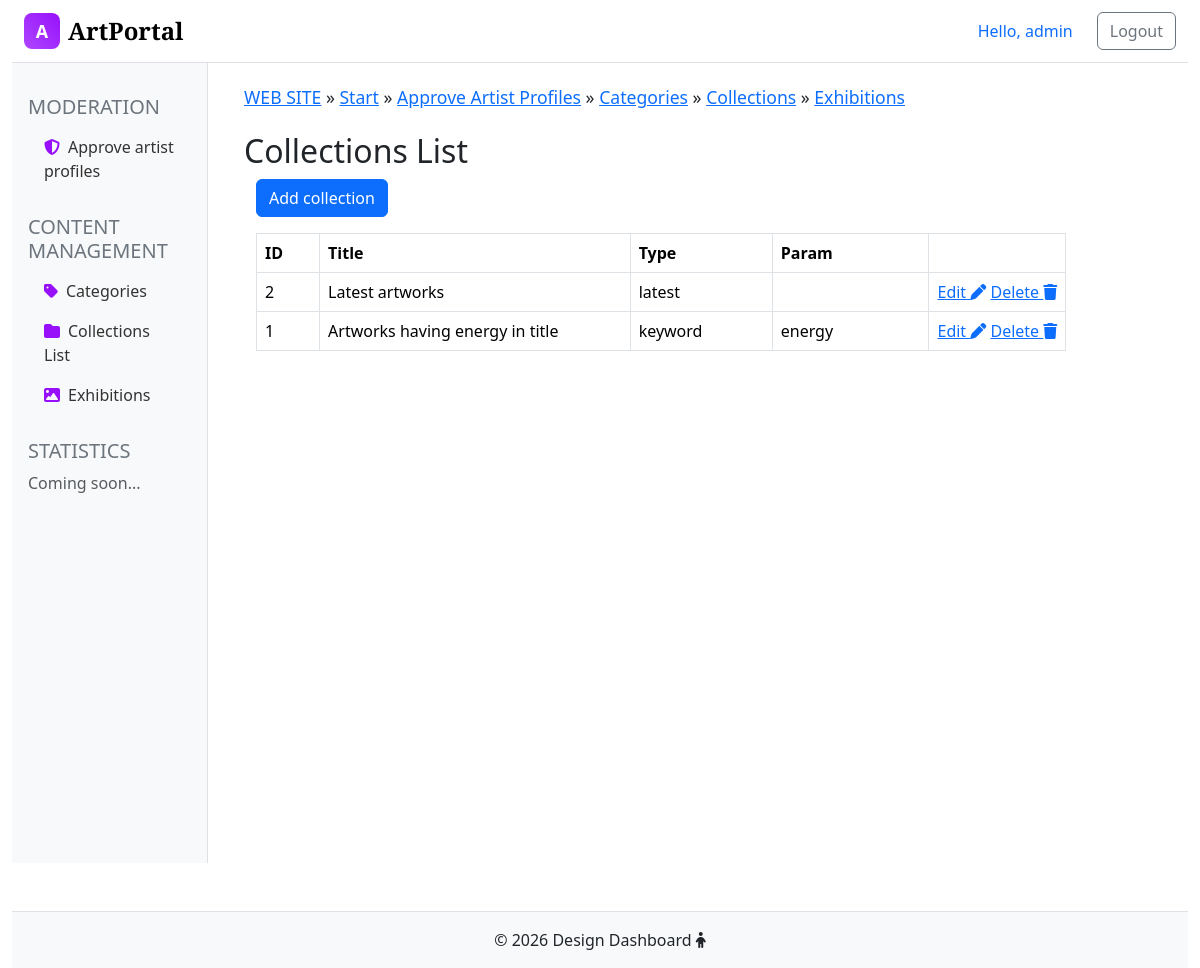
The page /admin/collections (signed in) on the database as committed earlier.
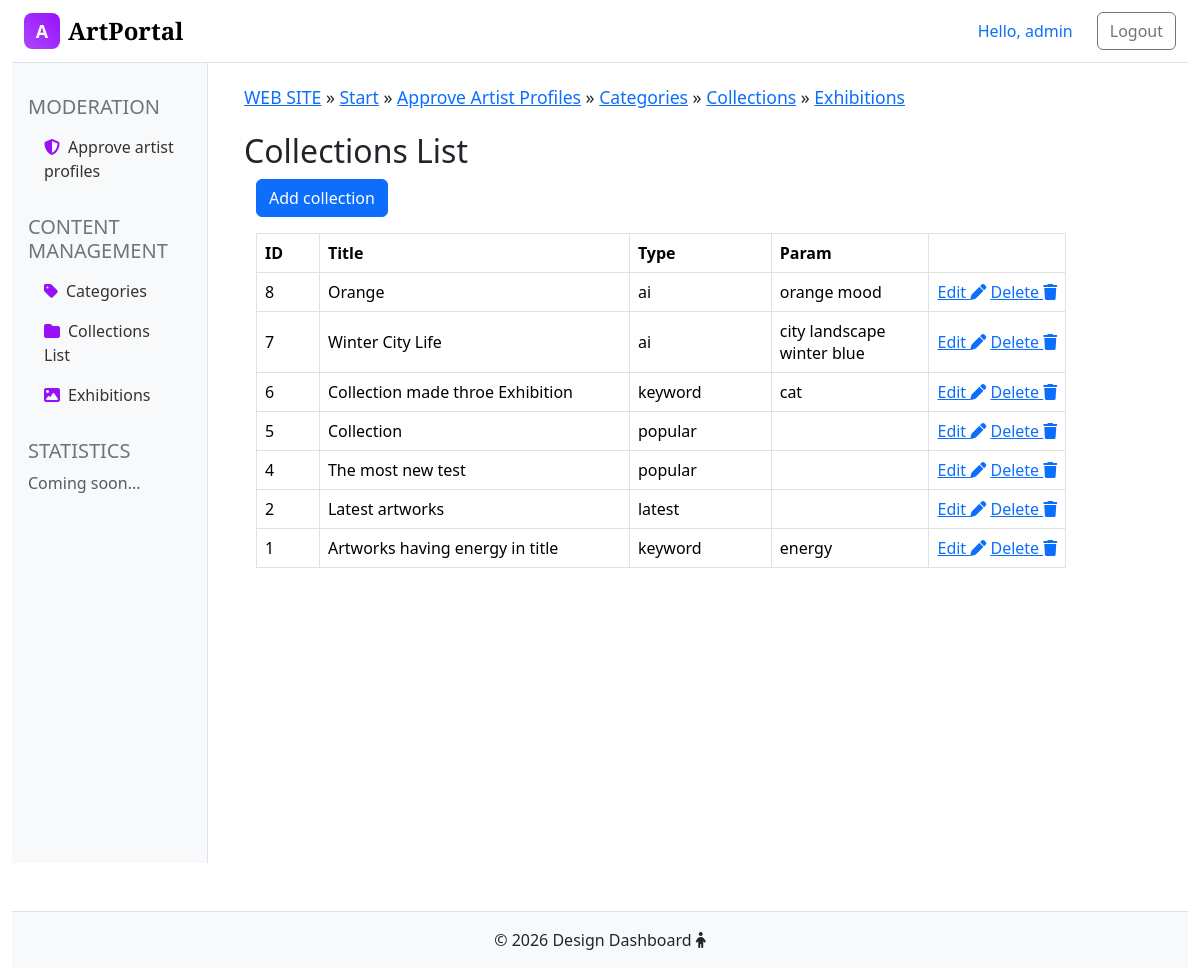
The same page on the database as committed later.
### tables this page shows
CREATE TABLE `collections` (
  `id` int(11) NOT NULL,
  `title` varchar(255) NOT NULL,
  `type` enum('keyword','category','latest','random','popular','ai') NOT NULL,
  `param` varchar(100) DEFAULT NULL COMMENT 'filter parameter'
);

### admin/controllers/Admin/CollectionController.php (called while the page is built, shortened)
<?php
class CollectionController {
    public static function collectionsList() {
        $arr = Collections::getCollectionsList();
        include_once 'views/collections-list.php';
    }
}

### admin/index.php (called while the page is built, shortened)
<?php
require_once '../config/Database.php';
include_once("../models/Collections.php");
include_once("controllers/Admin/CollectionController.php");
include('routes/routing.php');

### models/Collections.php (called while the page is built, shortened)
<?php
class Collections {
    public static function getCollectionsList() {
        $sql = "SELECT * FROM collections ORDER BY id DESC";
        $db = new Database();
        return $db->getAll($sql);
    }
}

### config/Database.php (called while the page is built, shortened)
<?php
class Database {
    private $conn;
    private $host;
    private $user;
    private $password;
    private $baseName;
    function __construct() {
        $this->host = $_ENV['DB_HOST'] ?? 'localhost';
        $this->user = $_ENV['DB_USER'] ?? 'root';
        $this->password = $_ENV['DB_PASSWORD'] ?? '';
        $this->baseName = $_ENV['DB_NAME'] ?? 'art_portal';
    }
    function connect() {
        if (!$this->conn) {
            try {
                $this->conn = new PDO('mysql:host='.$this->host.';dbname='.$this->baseName.';charset=utf8mb4',
                $this->user,
                $this->password,
                );
                $this->conn->setAttribute(PDO::ATTR_ERRMODE, PDO::ERRMODE_EXCEPTION);
            }
            catch (PDOException $e) {
                error_log('Database connection error: ' . $e->getMessage());
                throw new Exception('Database connection error');
            }
        }
        return $this->conn;
    }
    function getAll($query, $params = []) {
        try {
            $stmt = $this->conn->prepare($query);
        $stmt->execute($params);
        $stmt->setFetchMode(PDO::FETCH_ASSOC);
        $response = $stmt->fetchAll();
        return $response;
        } catch (PDOException $e) {
            error_log('Database query error: ' . $e->getMessage());
            throw new Exception('Database operation failed');
        }
    }
}

### admin/views/collections-list.php (the view, shortened to what this page needs)
<h2>Collections List</h2>
<div class="container" style="min-height:400px;">
    <div class="mb-3">
        <a class="btn btn-primary" href="create-collection" role="button">Add collection</a>
    </div>
    <div class="col-md-11">
        <div class="table-responsive">
            <table class="table table-bordered align-middle">
                <tr>
                    <th width="8%">ID</th>
                    <th width="40%">Title</th>
                    <th width="18%">Type</th>
                    <th width="20%">Param</th>
                    <th width="14%"></th>
                </tr>
                <?php if (!empty($arr)): ?>
                    <?php foreach ($arr as $row): ?>
                        <tr>
                            <td><?php echo htmlspecialchars((string)$row['id'], ENT_QUOTES, 'UTF-8'); ?></td>
                            <td><?php echo htmlspecialchars($row['title'] ?? '', ENT_QUOTES, 'UTF-8'); ?></td>
                            <td><?php echo htmlspecialchars($row['type'] ?? '', ENT_QUOTES, 'UTF-8'); ?></td>
                            <td><?php echo htmlspecialchars($row['param'] ?? '', ENT_QUOTES, 'UTF-8'); ?></td>
                            <td class="text-nowrap">
                                <a href="edit-collection?id=<?php echo (int)$row['id']; ?>">Edit <i class="fa fa-pen" aria-hidden="true"></i></a>
                                <a href="delete-collection?id=<?php echo (int)$row['id']; ?>">Delete <i class="fa fa-trash" aria-hidden="true"></i></a>
                            </td>
                        </tr>
                    <?php endforeach; ?>
                <?php else: ?>
                    <tr>
                        <td colspan="5" class="text-center text-muted py-4">No collections found.</td>
                    </tr>
                <?php endif; ?>
            </table>
        </div>
    </div>
</div>
<?php $content = ob_get_clean(); ?>
<?php include "views/templates/layout.php"; ?>

### admin/routes/routing.php
<?php
$host = explode('?', $_SERVER['REQUEST_URI'])[0];
$num=substr_count($host, '/');
$path = explode('/',$host)[$num];
if ($path == '' || $path == 'startAdmin' || $path == 'admin' || $path == 'index.php') {
    $response = HomeController::startAdminPanel();
}
elseif ($path == 'logout') {
    header('Location: /artportal/logout');
    exit;
}
elseif($path == 'categories') {
    $response = CategoryController::categoryList();
}
elseif($path == 'collections') {
    $response = CollectionController::collectionsList();
}
elseif ($path == 'create-collection') {
    $response = CollectionController::create();
}
elseif ($path == 'store-collection') {
    $response = CollectionController::store();
}
elseif ($path == 'edit-collection' && isset($_GET['id'])) {
    $response = CollectionController::edit($_GET['id']);
}
elseif ($path == 'result-edit-collection' && isset($_GET['id'])) {
    $response = CollectionController::update($_GET['id']);
}
elseif ($path == 'delete-collection' && isset($_GET['id'])) {
    $response = CollectionController::delete($_GET['id']);
}
elseif ($path == 'result-delete-collection' && isset($_GET['id'])) {
    $response = CollectionController::destroy($_GET['id']);
}
elseif ($path == 'store-collection-ajax') {
    CollectionController::storeAjax();
}
elseif ($path == 'exhibitions') {
    $response = ExhibitionController::exhibitionsList();
}
elseif ($path == 'create-exhibition') {
    $response = ExhibitionController::create();
}
elseif ($path == 'store-exhibition') {
    $response = ExhibitionController::store();
}
elseif ($path == 'edit-exhibition' && isset($_GET['id'])) {
    $response = ExhibitionController::edit($_GET['id']);
}
elseif ($path == 'result-edit-exhibition' && isset($_GET['id'])) {
    $response = ExhibitionController::update($_GET['id']);
}
elseif ($path == 'delete-exhibition' && isset($_GET['id'])) {
    $response = ExhibitionController::delete($_GET['id']);
}
elseif ($path == 'result-delete-exhibition' && isset($_GET['id'])) {
    $response = ExhibitionController::destroy($_GET['id']);
}
elseif ($path == 'create-category') {
    $response = CategoryController::create();
}
elseif ($path == 'store-category') {
    $response = CategoryController::store();
}
elseif ($path =='edit-category' && isset($_GET['id'])) {
    $response = CategoryController::edit($_GET['id']);
}
elseif ($path == 'result-edit-category' && isset($_GET['id'])) {
    $response = CategoryController::update($_GET['id']);
}
elseif ($path =='delete-category' && isset($_GET['id'])) {
    $response = CategoryController::delete($_GET['id']);
}
elseif ($path == 'result-delete-category' && isset($_GET['id'])) {
    $response = CategoryController::destroy($_GET['id']);
}
elseif ($path == 'moderation-artists') {
    $response = ModerationController::pendingList();
}
elseif ($path == 'moderation-artist' && isset($_GET['id'])) {
    $response = ModerationController::viewProfile($_GET['id']);
}
elseif ($path == 'approve-artist' && isset($_GET['id'])) {
    $response = ModerationController::approve($_GET['id']);
}
elseif ($path == 'reject-artist' && isset($_GET['id'])) {
    $response = ModerationController::reject($_GET['id']);
}
elseif ($path=='paintingDel' && isset($_GET['id'])) {
    $response=controllerAdminPaintings::paintingDeleteForm($_GET['id']);
}
elseif ($path == 'paintingDelResult' && isset($_GET['id'])) {
    $response = controllerAdminPaintings::paintingDeleteResult($_GET['id']);
}
elseif ($path == 'add') {
    $response = controllerAdminPaintings::paintingAddForm();
}
elseif ($path == 'paintingAddResult') {
    $response = controllerAdminPaintings::paintingAddResult();
}
elseif ($path =='paintingEdit' && isset($_GET['id'])) {
    $response = controllerAdminPaintings::paintingEditForm($_GET['id']);
}
elseif ($path == 'paintingEditResult' && isset($_GET['id'])) {
    $response = controllerAdminPaintings::paintingEditResult($_GET['id']);
}
else
{
$response = HomeController::error404();
}

### admin/views/templates/layout.php (shortened to what this page needs)
<html>
    <head>
        <link href="../public/css/login.css" rel="stylesheet">
         <link rel="stylesheet" href="https://cdnjs.cloudflare.com/ajax/libs/font-awesome/6.5.0/css/all.min.css">
        <link href="https://cdn.jsdelivr.net/npm/bootstrap@5.3.2/dist/css/bootstrap.min.css" rel="stylesheet">
    </head>
    <body>
        <div class="container-fluid">
            <?php
            if (isset($_SESSION["userId"]))
            {
            ?>
            <nav class="navbar navbar-expand-lg navbar-light bg-white border-bottom">
                <div class="container-fluid">
                    <a class="navbar-brand admin-brand" href="../" target="_blank" style="display: inline-flex; align-items: center; gap: 0.5rem; text-decoration: none;">
                        <span class="logo-icon" style="width: 2.25rem; height: 2.25rem; border-radius: 0.5rem; color: var(--primary-foreground); display: inline-flex; align-items: center; justify-content: center; font-size: 1.125rem; font-weight: 700; flex-shrink: 0;">A</span>
                        <span style="font-family: var(--font-heading); font-size: var(--text-xl); font-weight: 700;">ArtPortal</span>
                    </a>
                    <div class="d-flex ms-auto align-items-center">
        <?php
        echo '<ul class="nav ms-auto align-items-center">
                    <li class="nav-item">
                        <span class="nav-link">Hello, '.$_SESSION["name"].'</span>
                    </li>
                    <li class="nav-item">
                        <a class="btn btn-outline-secondary ms-2" href="logout">Logout</a>
                    </li>
            </ul>';
        ?>
                    </div>
                </div>
            </nav>
            <div class="row g-0">
                <aside class="col-lg-2 d-none d-lg-block bg-light admin-sidebar border-end">
                    <div class="p-3">
                        <?php
    if(isset($_SESSION["status"]) && $_SESSION["status"]=="admin") {
        echo '<div class="mb-4">';
        echo '<h5 class="text-uppercase text-secondary">Moderation</h5>';
        echo '<ul class="nav flex-column small">';
        echo '<li class="nav-item"><a class="nav-link" style="font-size:1rem;" href="moderation-artists"><i class="fa-solid fa-shield-halved me-2"></i>Approve artist profiles</a></li>';
        echo '</ul>';
        echo '</div>';
        echo '<div class="mb-4">';
        echo '<h5 class="text-uppercase text-secondary">Content management</h5>';
        echo '<ul class="nav flex-column small">';
        echo '<li class="nav-item"><a class="nav-link" style="font-size:1rem;" href="categories"><i class="fa-solid fa-tag me-2"></i>Categories</a></li>';
        echo '<li class="nav-item"><a class="nav-link" style="font-size:1rem;" href="collections"><i class="fa-solid fa-folder me-2"></i>Collections List</a></li>';
        echo '<li class="nav-item"><a class="nav-link" style="font-size:1rem;" href="exhibitions"><i class="fa-solid fa-image me-2"></i>Exhibitions</a></li>';
        echo '</ul>';
        echo '</div>';
        echo '<div class="mb-4">';
        echo '<h5 class="text-uppercase text-secondary">Statistics</h5>';
        echo '<span class="text-muted">Coming soon...</span>';
        echo '</div>';
    }
    elseif(isset($_SESSION["status"]) && $_SESSION["status"]=="artist") {
        echo '<h4><a href="/artportal/dashboard/startDashboard" >Start '.$_SESSION["name"].' </a></h4>';
    }
    elseif(isset($_SESSION["status"]) && $_SESSION["status"]=="user") {
        echo '<h4><a href="/artportal/dashboard/startDashboard" >Start '.$_SESSION["name"].' </a></h4>';
    }
    else {
        echo '<h4>Access denied!</h4>';
    }
    ?>
                    </div>
                </aside>
                <main class="col-12 col-lg-10 p-4">
                    <div class="container">
                        <?php
                        if (isset($_SESSION["userId"]) && isset($_SESSION["status"]) && $_SESSION["status"]=="admin") {
                            echo '<div class="mb-4">';
                            echo '<h4 style="font-size:1.1rem;">';
                            echo '<a href="../" target="_blank">WEB SITE</a>';
                            echo ' &#187; <a href="/artportal/admin/startAdmin">Start</a>';
                            echo ' &#187; <a href="moderation-artists">Approve Artist Profiles</a>';
                            echo ' &#187; <a href="categories">Categories</a>';
                            echo ' &#187; <a href="collections">Collections</a>';
                            echo ' &#187; <a href="exhibitions">Exhibitions</a>';
                            echo '</h4>';
                            echo '</div>';
                        }
                        ?>
                        <?php echo $content ?>
                    </div>
                </main>
            </div>
            <?php
            } else {
                echo '<div class="container py-4"><h4>Access denied!</h4></div>';
            }
            ?>
            <footer class="footer mt-5 bg-light border-top">
                <div class="container py-3">
                    <p class="mb-0 text-center">&copy; 2026 Design Dashboard <i class="fa fa-child"></i></p>
                </div>
            </footer>
        </div>
    </body>
</html>

### public/css/login.css (style rules this page uses)
.admin-sidebar { min-height: 100vh; padding-top: 1rem; }
.admin-sidebar .nav-link { color: #333; }
.admin-sidebar .nav-link i { color: var(--primary); }
.admin-brand { font-weight: 600; }
.logo-icon { background: var(--gradient-logo) !important; color: var(--primary-foreground) !important; }

Rows that differ between the two databases and show on the page:
added collections: id "8", title "Orange", type "ai", param "orange mood"
added collections: id "7", title "Winter City Life", type "ai", param "city landscape winter blue"
added collections: id "6", title "Collection made throe Exhibition", type "keyword", param "cat"
added collections: id "5", title "Collection", type "popular"
added collections: id "4", title "The most new test", type "popular"
